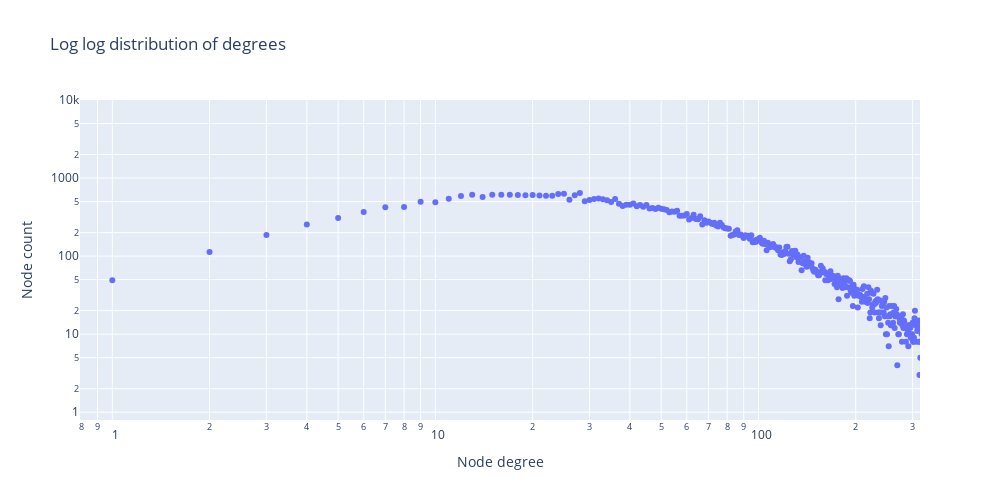

The cell this chart's notebook holds for it:
### Code cell
from collections import Counter
import plotly.graph_objects as go


def plot_degree_distribution(
    degrees
):

    c= Counter(degrees)
    x_val = list(c.keys())
    y_val = [c[i] for i in x_val]
    print('Maximum degree: {}'.format(int(max(x_val))))
    print('Max node count with the same degree: {}'.format(int(max(y_val))))

    fig = go.Figure()

    fig.add_trace(go.Scatter(mode='markers', x=x_val, y=y_val ))

    fig.update_xaxes(type="log", range=[-0.1,2.5]) # log range: 10^0=1, 10^5=100000
    fig.update_yaxes(type="log", range=[-0.1,4]) # linear range
    fig.update_layout(
        height=500,
        width=1000,
        title_text="Log log distribution of degrees",
        xaxis_title='Node degree',
        yaxis_title='Node count')
    return fig

plot_degree_distribution(degrees_list)

### Figure 1 — Plotly figure (JSON) as saved in the notebook; plotly's stock layout.template omitted (floating-point values rounded to 4 significant figures; data arrays with more than 128 entries replaced by an {"elided": "..."} marker saying what was removed)
{"data": [{"mode": "markers", "type": "scatter", "x": {"elided": "926 int values"}, "y": {"elided": "926 int values"}}], "layout": {"height": 500, "title": {"text": "Log log distribution of degrees"}, "width": 1000, "xaxis": {"range": [-0.1, 2.5], "title": {"text": "Node degree"}, "type": "log"}, "yaxis": {"range": [-0.1, 4], "title": {"text": "Node count"}, "type": "log"}}}
